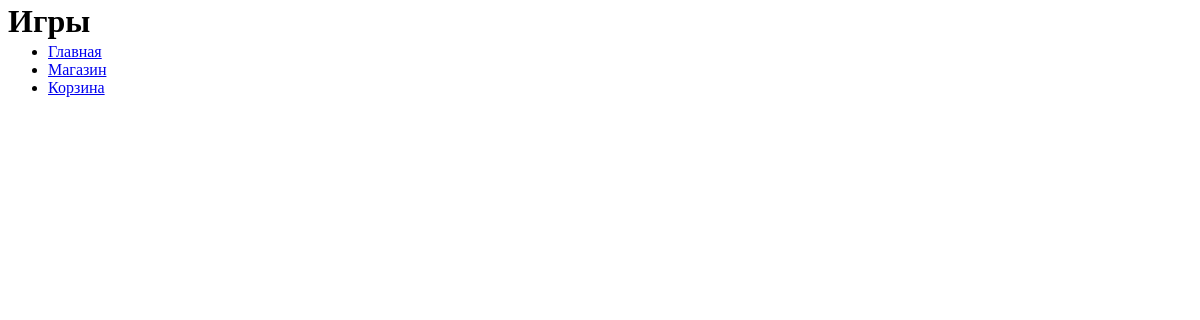
The page /shop/ on the database as committed earlier.
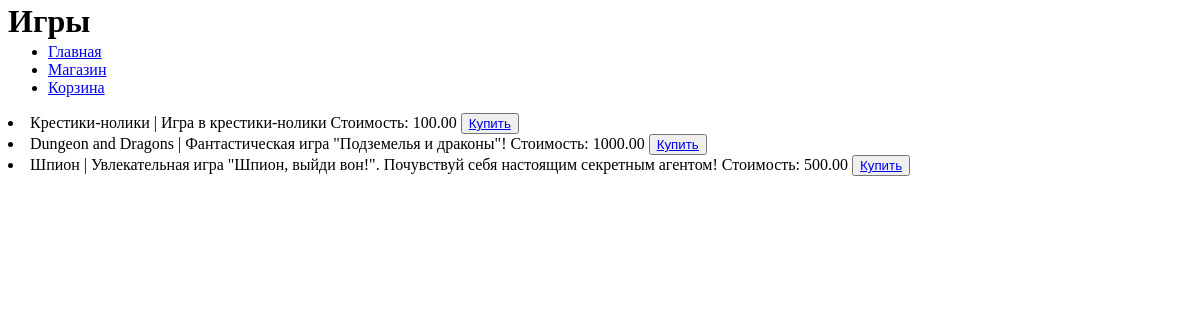
The same page on the database as committed later.
### task1/models.py (models this page shows, shortened)
class Game(models.Model):
    title = models.CharField(max_length=100)
    cost = models.DecimalField(max_digits=10, decimal_places=2)
    size = models.DecimalField(max_digits=15, decimal_places=2)
    description = models.TextField()
    age_limited = models.BooleanField(default=False)
    buyer = models.ManyToManyField(Buyer, related_name='games')

### task1/views.py (the view)
# urls.py: path('shop/', second),
def second(request):
    games = Game.objects.all()
    context = {
        'games': games,
    }
    return render(request, 'second_page.html', context)

### templates/second_page.html (shortened to what this page needs)
{% extends "index.html" %}
{% block header %}<h1>Игры</h1>{% endblock %}
{% block content %}
    {% for game in games %}
        <li>{{ game.title }} | {{ game.description }} Стоимость: {{ game.cost }} <button><a href="#">Купить</a></button></li>
    {% endfor %}
{% endblock %}

### templates/index.html (shortened to what this page needs)
<!DOCTYPE html>
<html lang="en">
<head>
</head>
<body>
    <header>
        {% block header %}{% endblock %}
    </header>
    <nav>
        {% block navigation %}
            {% include "menu.html" %}
        {% endblock %}
    </nav>
    <main>
        {% block content %}
        {% endblock %}
    </main>
</body>
</html>

### templates/menu.html
<ul>
    <li><a href="/index">Главная</a></li>
    <li><a href="/shop">Магазин</a></li>
    <li><a href="/cart">Корзина</a></li>
</ul>

### templates/index.html (style rules this page uses)
h1 { align-content: center; line-height: 0.5px; }

Rows that differ between the two databases and show on the page:
added Game: title "Крестики-нолики", description "Игра в крестики-нолики", cost "100.00"
added Game: title "Dungeon and Dragons", description "Фантастическая игра \"Подземелья и драконы\"!", cost "1000.00"
added Game: title "Шпион", description "Увлекательная игра \"Шпион, выйди вон!\". Почувствуй себя настоящим секретным агентом!", cost "500.00"
